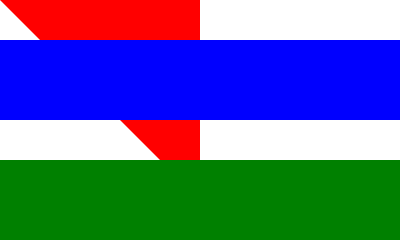

The Vega-Lite source for this figure:
### Vega specification from a JSON file in a GitHub repository (floating-point values rounded to 4 significant figures)
{"width": 100, "height": 60, "data": [{"name": "d", "values": [{"s": {"$shape": 0}}]}], "marks": [{"type": "rect", "clip": {"path": "M0,0L50,0L50,50Z"}, "encode": {"enter": {"x": {"value": 0}, "y": {"value": 0}, "width": {"value": 100}, "height": {"value": 60}, "fill": {"value": "red"}}}}, {"type": "rect", "clip": {"signal": "{'$shape': 0}"}, "encode": {"enter": {"x": {"value": -20}, "y": {"value": 10}, "width": {"value": 200}, "height": {"value": 20}, "fill": {"value": "blue"}}}}, {"type": "rect", "clip": {"signal": "data('d')[0].s"}, "encode": {"enter": {"x": {"value": -20}, "y": {"value": 40}, "width": {"value": 200}, "height": {"value": 20}, "fill": {"value": "green"}}}}]}
